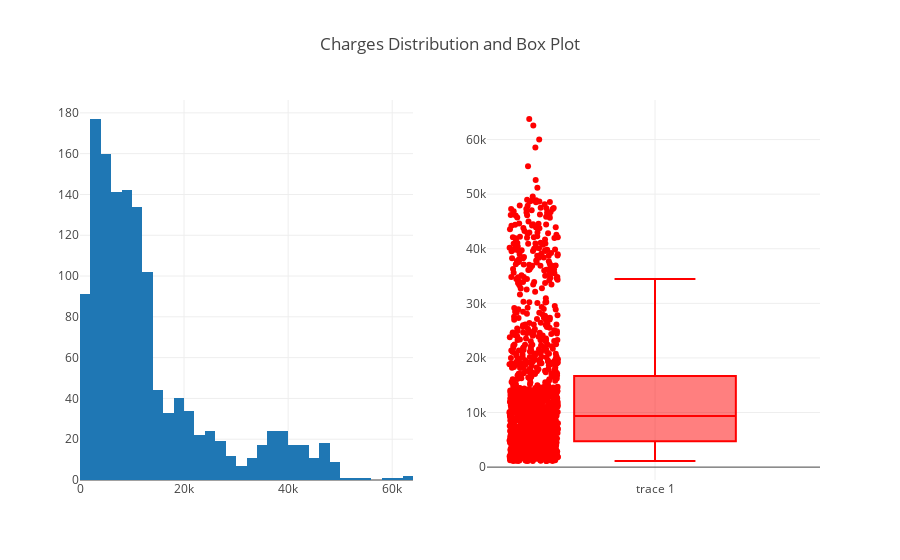

Notebook code for this chart:
### Code cell
fig = make_subplots(rows=1, cols=2)

fig.add_trace(go.Histogram(x=df['charges']),row=1,col=1)
fig.add_trace(go.Box(y=df['charges'],boxpoints='all',line_color='red'),row=1,col=2)

fig.update_layout(height=500, showlegend=False, title_text="Charges Distribution and Box Plot")

### Figure 1 — Plotly figure (JSON) as saved in the notebook; plotly's stock layout.template omitted (floating-point values rounded to 4 significant figures; data arrays with more than 128 entries replaced by an {"elided": "..."} marker saying what was removed)
{"data": [{"type": "histogram", "x": {"elided": "1337 float values"}, "xaxis": "x", "yaxis": "y"}, {"boxpoints": "all", "line": {"color": "red"}, "type": "box", "xaxis": "x2", "y": {"elided": "1337 float values"}, "yaxis": "y2"}], "layout": {"autosize": true, "showlegend": false, "title": {"text": "Charges Distribution and Box Plot"}, "xaxis": {"anchor": "y", "autorange": true, "domain": [0, 0.45], "range": [0, 64000], "type": "linear"}, "xaxis2": {"anchor": "y2", "autorange": true, "domain": [0.55, 1], "range": [-0.5125, 0.5], "type": "category"}, "yaxis": {"anchor": "x", "autorange": true, "domain": [0, 1], "range": [0, 186.3]}, "yaxis2": {"anchor": "x2", "autorange": true, "domain": [0, 1], "range": [-2359.0, 67250.0], "type": "linear"}}}
